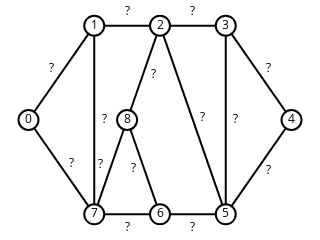
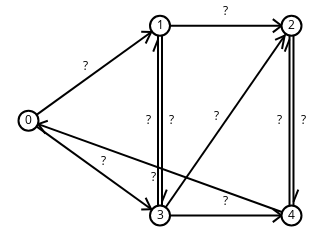

Notebook code for these charts, in order:
### Markdown cell above
Depois, precisamos usar os argumentos `nlab` e `elab` para indicar que queremos exibi-los. Esses argumentos são `False` por padrão.

### Code cell
sn.show_graph(ug, nlab=True, elab=True)
sn.show_graph(dg, nlab=True, elab=True)

### Figure 1 — Plotly figure (JSON) as saved in the notebook; plotly's stock layout.template omitted (floating-point values rounded to 4 significant figures)
{"data": [{"hoverinfo": "none", "line": {"color": "rgb(0, 0, 0)", "width": 2}, "mode": "lines", "type": "scatter", "uid": "292e1f14-a243-11e8-aa72-24f5aaf6d19e", "x": [0, 0.25, null, 0, 0.25, null, 0.25, 0.5, null, 0.25, 0.25, null, 0.5, 0.75, null, 0.5, 0.75, null, 0.5, 0.375, null, 0.75, 1, null, 0.75, 0.75, null, 1, 0.75, null, 0.75, 0.5, null, 0.5, 0.25, null, 0.5, 0.375, null, 0.25, 0.375, null], "y": [0.5, 1, null, 0.5, 0, null, 1, 1, null, 1, 0, null, 1, 1, null, 1, 0, null, 1, 0.5, null, 1, 0.5, null, 1, 0, null, 0.5, 0, null, 0, 0, null, 0, 0, null, 0, 0.5, null, 0, 0.5, null]}, {"hoverinfo": "none", "marker": {"color": "rgb(255, 255, 255)", "line": {"color": "rgb(0, 0, 0)", "width": 2}, "size": 20}, "mode": "markers+text", "text": ["0", "1", "2", "3", "4", "5", "6", "7", "8"], "textfont": {"color": "rgb(0, 0, 0)"}, "textposition": "middle center", "type": "scatter", "uid": "292e1f15-a243-11e8-ae10-24f5aaf6d19e", "x": [0, 0.25, 0.5, 0.75, 1, 0.75, 0.5, 0.25, 0.375], "y": [0.5, 1, 1, 1, 0.5, 0, 0, 0, 0.5]}, {"hoverinfo": "none", "mode": "text", "text": ["?", "?", "?", "?", "?", "?", "?", "?", "?", "?", "?", "?", "?", "?"], "textfont": {"color": "rgb(0, 0, 0)"}, "textposition": "middle center", "type": "scatter", "uid": "292e1f16-a243-11e8-89e0-24f5aaf6d19e", "x": [0.08835, 0.1616, 0.375, 0.2879, 0.625, 0.6626, 0.4751, 0.9116, 0.7879, 0.9116, 0.625, 0.375, 0.3999, 0.2749], "y": [0.7683, 0.2683, 1.072, 0.5, 1.072, 0.5094, 0.7406, 0.7683, 0.5, 0.2317, -0.07246, -0.07246, 0.2406, 0.2594]}], "layout": {"height": 180, "margin": {"b": 0, "l": 0, "r": 0, "t": 0}, "showlegend": false, "width": 320, "xaxis": {"showgrid": false, "showticklabels": false, "zeroline": false}, "yaxis": {"showgrid": false, "showticklabels": false, "zeroline": false}}}

### Figure 2 — Plotly figure (JSON) as saved in the notebook; plotly's stock layout.template omitted (floating-point values rounded to 4 significant figures)
{"data": [{"hoverinfo": "none", "line": {"color": "rgb(0, 0, 0)", "width": 2}, "mode": "lines", "type": "scatter", "uid": "2956397e-a243-11e8-b56e-24f5aaf6d19e", "x": [0, 0.5, null, 0.4664, 0.4454, null, 0.4664, 0.4286, null, 0, 0.5, null, 0.4664, 0.4286, null, 0.4664, 0.4454, null, 0.5, 1, null, 0.9621, 0.9289, null, 0.9621, 0.9289, null, 0.5076, 0.5076, null, 0.5076, 0.5257, null, 1.008, 1.008, null, 1.008, 1.026, null, 0.4924, 0.4924, null, 0.4924, 0.4743, null, 0.5, 1, null, 0.9738, 0.964, null, 0.9738, 0.9377, null, 0.5, 1, null, 0.9621, 0.9289, null, 0.9621, 0.9289, null, 1, 0, null, 0.03665, 0.0734, null, 0.03665, 0.06422, null, 0.9924, 0.9924, null, 0.9924, 0.9743, null], "y": [0.5, 1, null, 0.9664, 0.9062, null, 0.9664, 0.9678, null, 0.5, 0, null, 0.03357, 0.03224, null, 0.03357, 0.09382, null, 1, 1, null, 1, 0.9653, null, 1, 1.035, null, 1, 0, null, 0.07246, 0.1361, null, 1, 0, null, 0.07246, 0.1361, null, 0, 1, null, 0.9275, 0.8639, null, 0, 1, null, 0.9476, 0.8777, null, 0.9476, 0.9257, null, 0, 0, null, 0, -0.03474, null, 0, 0.03474, null, 0, 0.5, null, 0.4817, 0.4992, null, 0.4817, 0.432, null, 0, 1, null, 0.9275, 0.8639, null]}, {"hoverinfo": "none", "marker": {"color": "rgb(255, 255, 255)", "line": {"color": "rgb(0, 0, 0)", "width": 2}, "size": 20}, "mode": "markers+text", "text": ["0", "1", "2", "3", "4"], "textfont": {"color": "rgb(0, 0, 0)"}, "textposition": "middle center", "type": "scatter", "uid": "295660c6-a243-11e8-b18b-24f5aaf6d19e", "x": [0, 0.5, 1, 0.5, 1], "y": [0.5, 1, 1, 0, 0]}, {"hoverinfo": "none", "mode": "text", "text": ["?", "?", "?", "?", "?", "?", "?", "?", "?", "?"], "textfont": {"color": "rgb(0, 0, 0)"}, "textposition": "middle center", "type": "scatter", "uid": "295660c7-a243-11e8-85dd-24f5aaf6d19e", "x": [0.2164, 0.2836, 0.75, 0.5455, 1.045, 0.4545, 0.7134, 0.75, 0.4738, 0.9545], "y": [0.7836, 0.2836, 1.072, 0.5, 0.5, 0.5, 0.5183, 0.07246, 0.1976, 0.5]}], "layout": {"height": 180, "margin": {"b": 0, "l": 0, "r": 0, "t": 0}, "showlegend": false, "width": 320, "xaxis": {"showgrid": false, "showticklabels": false, "zeroline": false}, "yaxis": {"showgrid": false, "showticklabels": false, "zeroline": false}}}
